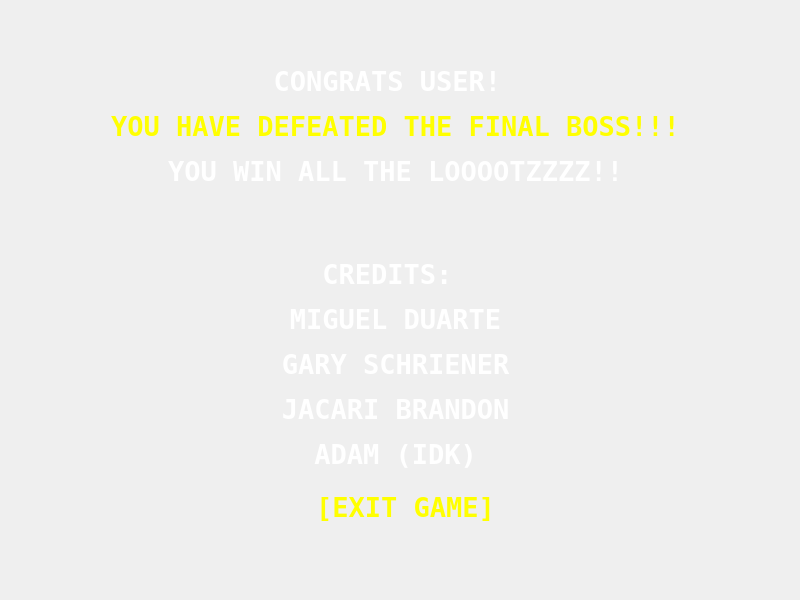
<?xml version="1.0" encoding="UTF-8"?>
<ui version="4.0">
 <class>WinScreenEndGame</class>
 <widget class="QDialog" name="WinScreenEndGame">
  <property name="geometry">
   <rect>
    <x>0</x>
    <y>0</y>
    <width>800</width>
    <height>600</height>
   </rect>
  </property>
  <property name="windowTitle">
   <string>Dialog</string>
  </property>
  <widget class="QWidget" name="layoutWidget">
   <property name="geometry">
    <rect>
     <x>20</x>
     <y>10</y>
     <width>751</width>
     <height>471</height>
    </rect>
   </property>
   <layout class="QGridLayout" name="gridLayout">
    <item row="0" column="0">
     <widget class="QLabel" name="KeyBindings_7">
      <property name="font">
       <font>
        <family>Terminal</family>
        <pointsize>20</pointsize>
        <weight>75</weight>
        <bold>true</bold>
       </font>
      </property>
      <property name="focusPolicy">
       <enum>Qt::StrongFocus</enum>
      </property>
      <property name="styleSheet">
       <string notr="true">color: white;</string>
      </property>
      <property name="text">
       <string>&lt;html&gt;&lt;head/&gt;&lt;body&gt;&lt;p align=&quot;center&quot;&gt;CONGRATS USER! &lt;/p&gt;&lt;p align=&quot;center&quot;&gt;&lt;span style=&quot; color:#ffff00;&quot;&gt;YOU HAVE DEFEATED THE FINAL BOSS!!!&lt;/span&gt;&lt;/p&gt;&lt;p align=&quot;center&quot;&gt;YOU WIN ALL THE LOOOOTZZZZ!!&lt;/p&gt;&lt;/body&gt;&lt;/html&gt;</string>
      </property>
     </widget>
    </item>
    <item row="1" column="0">
     <widget class="QLabel" name="KeyBindings_2">
      <property name="font">
       <font>
        <family>Terminal</family>
        <pointsize>20</pointsize>
        <weight>75</weight>
        <bold>true</bold>
       </font>
      </property>
      <property name="focusPolicy">
       <enum>Qt::StrongFocus</enum>
      </property>
      <property name="styleSheet">
       <string notr="true">color: white;</string>
      </property>
      <property name="text">
       <string>&lt;html&gt;&lt;head/&gt;&lt;body&gt;&lt;p align=&quot;center&quot;&gt;CREDITS: &lt;/p&gt;&lt;p align=&quot;center&quot;&gt;MIGUEL DUARTE&lt;/p&gt;&lt;p align=&quot;center&quot;&gt;GARY SCHRIENER&lt;/p&gt;&lt;p align=&quot;center&quot;&gt;JACARI BRANDON&lt;/p&gt;&lt;p align=&quot;center&quot;&gt;ADAM (IDK)&lt;/p&gt;&lt;/body&gt;&lt;/html&gt;</string>
      </property>
     </widget>
    </item>
   </layout>
  </widget>
  <widget class="QPushButton" name="ReturnToMain">
   <property name="geometry">
    <rect>
     <x>210</x>
     <y>470</y>
     <width>391</width>
     <height>75</height>
    </rect>
   </property>
   <property name="font">
    <font>
     <family>Terminal</family>
     <pointsize>20</pointsize>
     <weight>75</weight>
     <bold>true</bold>
    </font>
   </property>
   <property name="styleSheet">
    <string notr="true">color: yellow;</string>
   </property>
   <property name="text">
    <string>[EXIT GAME]</string>
   </property>
   <property name="checkable">
    <bool>false</bool>
   </property>
   <property name="default">
    <bool>false</bool>
   </property>
   <property name="flat">
    <bool>true</bool>
   </property>
  </widget>
 </widget>
 <resources/>
 <connections/>
</ui>
